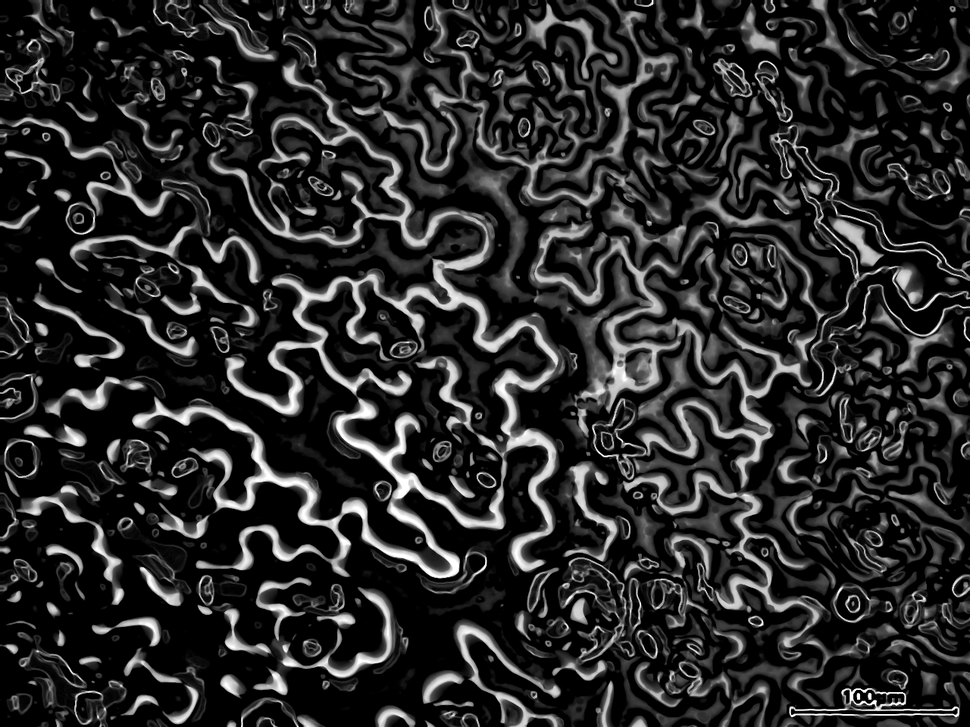
#> input picture check.png, 970 x 727 px, shrunk from 1280 x 960 before the run, found by its file name
$ python app.py check.png frame105.png   (older library calls are emulated)
#> lines starting #> are read from the running program, lines starting #| are printed output that depends on the picture
import cv2
import os
import sys
import numpy
import matplotlib.pyplot as plt
from enhance import image_enhance
from skimage.morphology import skeletonize, thin

os.chdir('/home/maniruz/Downloads/Stomata')
# MIN_MATCH_COUNT = 10

def removedot(invertThin):
    temp0 = numpy.array(invertThin[:])
    temp0 = numpy.array(temp0)
    temp1 = temp0/255
    temp2 = numpy.array(temp1)


    # enhanced_img = numpy.array(temp0)
    # filter0 = numpy.zeros((10,10))
    W,H = temp0.shape[:2]
    filtersize = 10

    for i in range(W - filtersize):
        for j in range(H - filtersize):
            filter0 = temp1[i:i + filtersize,j:j + filtersize]

            flag = 0
            if sum(filter0[:,0]) == 0:
                flag +=1
            if sum(filter0[:,filtersize - 1]) == 0:
                flag +=1
            if sum(filter0[0,:]) == 0:
                flag +=1
            if sum(filter0[filtersize - 1,:]) == 0:
                flag +=1
            if flag > 3:
                temp2[i:i + filtersize, j:j + filtersize] = numpy.zeros((filtersize, filtersize))

    return temp2


def get_descriptors(img):
	#CLAHE=Contrast Limited Adaptive Histogram Equalization
	clahe = cv2.createCLAHE(clipLimit=2.0, tileGridSize=(8,8))
	img = clahe.apply(img)
	img = image_enhance.image_enhance(img)
	img = numpy.array(img, dtype=numpy.uint8)
	# Threshold
	ret, img = cv2.threshold(img, 127, 255, cv2.THRESH_BINARY | cv2.THRESH_OTSU)
	# Normalize to 0 and 1 range
	img[img == 255] = 1
	img_inv = cv2.bitwise_not(img)

	#Thinning
	skeleton = skeletonize(img)
	skeleton = removedot(skeleton)
	skeletonF32 = numpy.float32(skeleton)

	# Harris corners= combination of edge and corner detector
	harris_corners = cv2.cornerHarris(skeletonF32, 3, 3, 0.04)
	harris_normalized = cv2.normalize(harris_corners, 0, 255, norm_type=cv2.NORM_MINMAX, dtype=cv2.CV_32FC1)
	threshold_harris = 125

	# Extract keypoints
	keypoints = []
	for x in range(0, harris_normalized.shape[0]):
		for y in range(0, harris_normalized.shape[1]):
			if harris_normalized[x][y] > threshold_harris:
				keypoints.append(cv2.KeyPoint(y, x, 1))

	# Define descriptor
	orb = cv2.ORB_create()
	# Compute descriptors
	_, des = orb.compute(img, keypoints)

	return (skeleton,keypoints,des);


def main():
	# the arguments (as separated by spaces) on the command-line
	image_name = sys.argv[1]

	#load image
	img1 = cv2.imread("database/" + image_name, cv2.IMREAD_GRAYSCALE)
#> img1 is the input picture: shape (727, 970); min 0, max 255, mean 40.9
	#sending the image to the function called get_descriptors()
	# used to __get__, __set__ or __delete__ the
	ske1, kp1, des1 = get_descriptors(img1)
#> in get_descriptors, `img = clahe.apply(img)`:
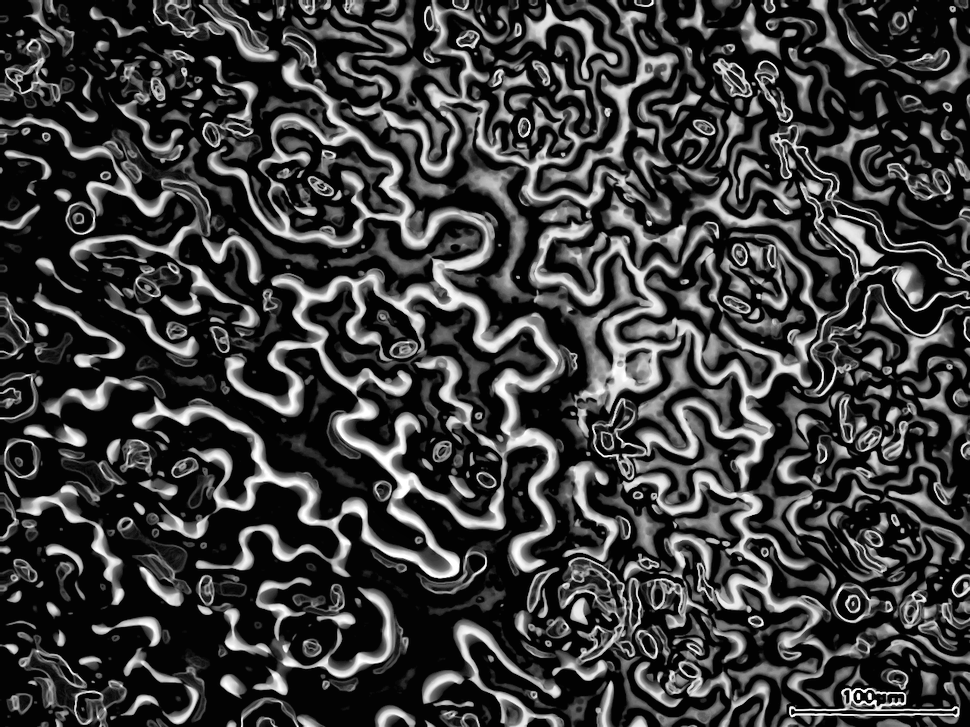
#> img: shape (727, 970); min 2, max 255, mean 60.2

	image_name = sys.argv[2]
	img2 = cv2.imread("database/" + image_name, cv2.IMREAD_GRAYSCALE)
	ske2, kp2, des2 = get_descriptors(img2)

	ske1 = cv2.normalize(ske1, 0, 255, norm_type=cv2.NORM_MINMAX, dtype=cv2.CV_8U)
	ske2 = cv2.normalize(ske2, 0, 255, norm_type=cv2.NORM_MINMAX, dtype=cv2.CV_8U)
	# plt.imshow(img1)
	plt.imshow(ske2)
	# Matching between descriptors img
	#BFMatcher takes two optional params good for SIFT and SURF
	bf = cv2.BFMatcher(cv2.NORM_HAMMING, crossCheck=True)
	matches = bf.match(des1, des2)
	matches = sorted(matches, key=lambda x:x.distance)

	# Calculate score
	score = 0;
	for match in matches:
		score += match.distance
	score_threshold = 33
	if score/len(matches) < score_threshold:
		print("Fingerprint matches.")
		# Plot keypoints
		img3 = cv2.drawKeypoints(ske1, kp1, outImage=None)
		img4 = cv2.drawKeypoints(ske2, kp2, outImage=None)

		f, axarr = plt.subplots(1, 2)
		axarr[0].imshow(img3)
		axarr[1].imshow(img4)

		plt.show()
		# Plot matches
		img5 = cv2.drawMatches(img1, kp1, img2, kp2, matches[:20], flags=2, outImg=None)
		plt.imshow(img5)
		plt.show()
		img6 = cv2.drawMatches(ske1, kp1, ske2, kp2, matches[:20], flags=2, outImg=None)
		plt.imshow(img6)
		plt.show()
	else:
		print("Fingerprint does not match.")


	# BFMatcher with default params
	bf = cv2.BFMatcher()
	matches = bf.knnMatch(des1, des2, k=2)
	# Apply ratio test
	good = []
	for m, n in matches:
		if m.distance < 0.7 * n.distance:
			good.append([m])
	# cv2.drawMatchesKnn expects list of lists as matches.
	img7 = cv2.drawMatchesKnn(img1, kp1, img2, kp2, good, flags=2, outImg=None)
	plt.imshow(img7), plt.show()

if __name__ == "__main__":
	try:
		main()
#> (the call stopped at in get_descriptors, `img = image_enhance.image_enhance(img)`: enhance is not available in this run)
	except:
		raise

$ run again, on hdg2-2_1_5_3_AEric_Mine.png
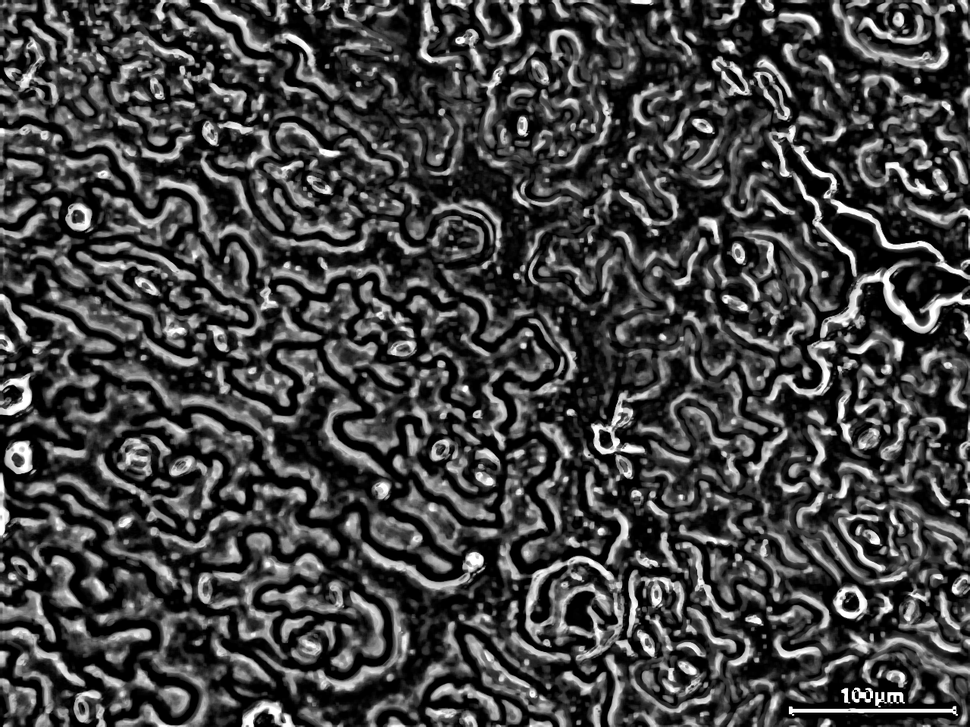
#> input picture hdg2-2_1_5_3_AEric_Mine.png, 970 x 727 px, shrunk from 1280 x 960 before the run, found by its file name
#> in main, img1 is the input picture: shape (727, 970); min 0, max 255, mean 66.5
#> in get_descriptors, `img = clahe.apply(img)`:
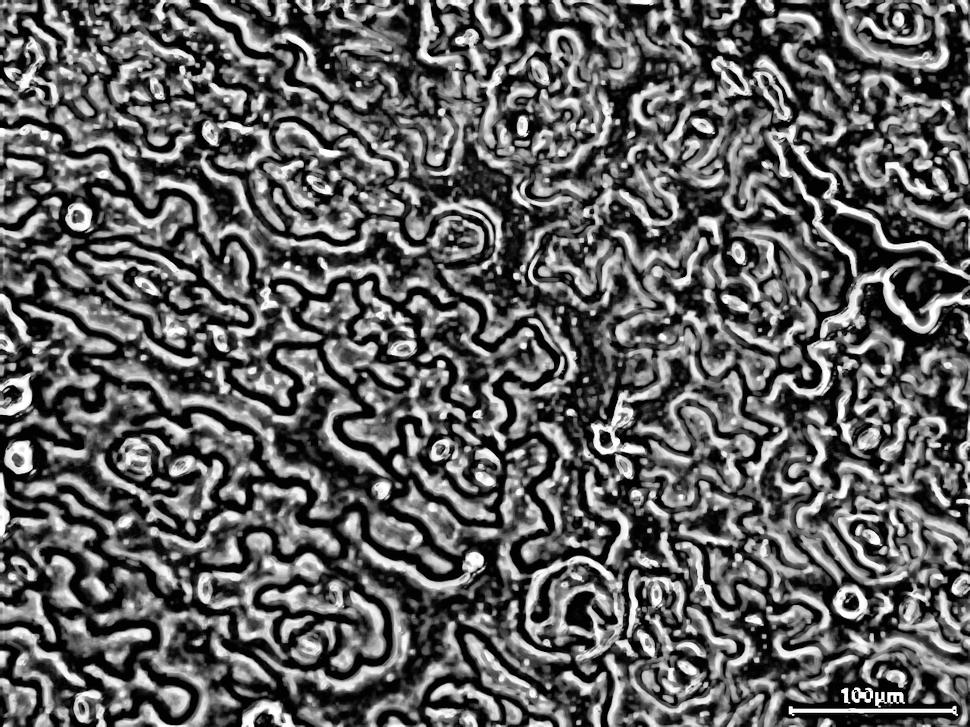
#> img: shape (727, 970); min 2, max 255, mean 97.1
